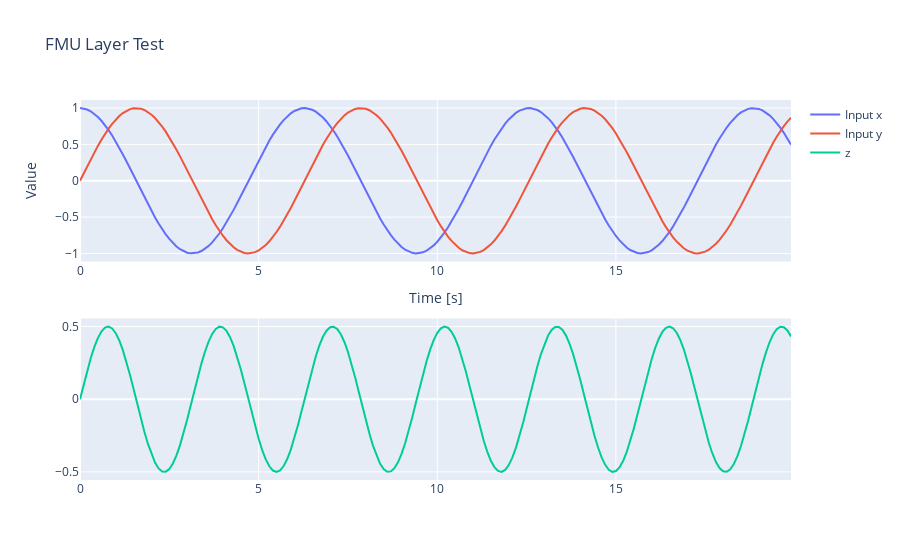

The notebook cell saved with this chart:
### Code cell
# Test the FMU layer
start_values = [0.0, 0.0]
parameters = [1.0]
input_x = np.cos(t_vect).astype(tf.keras.backend.floatx()).reshape(1, -1)
input_y = np.sin(t_vect).astype(tf.keras.backend.floatx()).reshape(1, -1)
input_data = tf.Variable(tf.stack([input_x, input_y], axis=2), dtype=tf.keras.backend.floatx(), trainable=True)

fmu_layer = FMULayer(
    fmu_path,
    start_time,
    start_values,
    parameters,
    step_size,
    return_sequences=True,
    return_state=False,
    stateful=True,
    name="test_fmu_layer",
)

output = fmu_layer(input_data)

# Plot the results
fig = make_subplots(rows=2, cols=1)
fig.add_trace(go.Scatter(x=t_vect, y=input_x[0], name="Input x", mode="lines"), row=1, col=1)
fig.add_trace(go.Scatter(x=t_vect, y=input_y[0], name="Input y", mode="lines"), row=1, col=1)
fig.add_trace(go.Scatter(x=t_vect, y=output[0][:,0], name="z", mode="lines"), row=2, col=1)
fig.update_layout(title="FMU Layer Test", xaxis_title="Time [s]", yaxis_title="Value")
fig.show()

### Figure 1 — Plotly figure (JSON) as saved in the notebook; plotly's stock layout.template omitted (floating-point values rounded to 4 significant figures; data arrays with more than 128 entries replaced by an {"elided": "..."} marker saying what was removed)
{"data": [{"mode": "lines", "name": "Input x", "type": "scatter", "x": {"elided": "200 float values"}, "xaxis": "x", "y": {"elided": "200 float values"}, "yaxis": "y"}, {"mode": "lines", "name": "Input y", "type": "scatter", "x": {"elided": "200 float values"}, "xaxis": "x", "y": {"elided": "200 float values"}, "yaxis": "y"}, {"mode": "lines", "name": "z", "type": "scatter", "x": {"elided": "200 float values"}, "xaxis": "x2", "y": {"elided": "200 float values"}, "yaxis": "y2"}], "layout": {"title": {"text": "FMU Layer Test"}, "xaxis": {"anchor": "y", "domain": [0, 1], "title": {"text": "Time [s]"}}, "xaxis2": {"anchor": "y2", "domain": [0, 1]}, "yaxis": {"anchor": "x", "domain": [0.575, 1], "title": {"text": "Value"}}, "yaxis2": {"anchor": "x2", "domain": [0, 0.425]}}}
